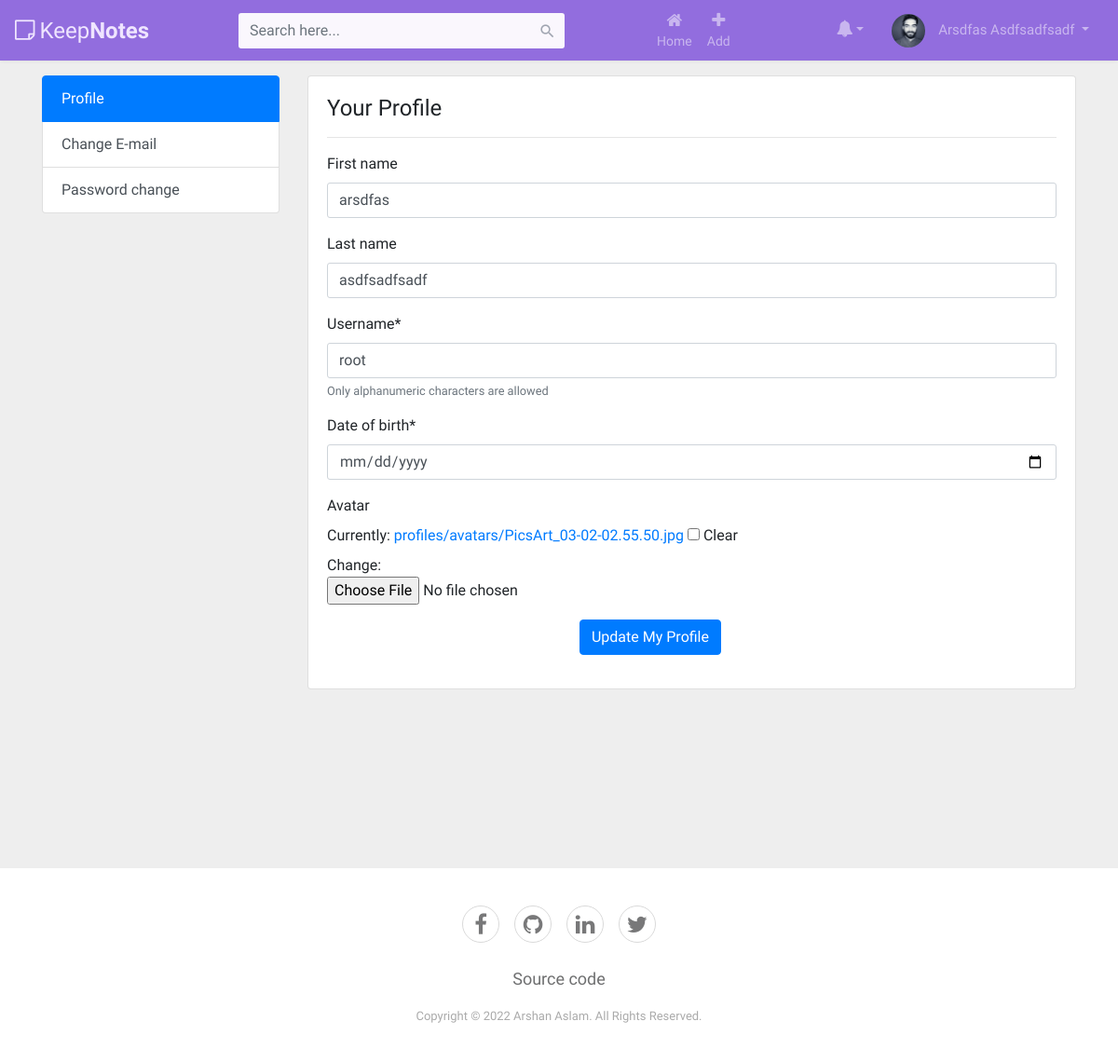
The page /accoun/1/update/ (signed in) on the database as committed earlier.
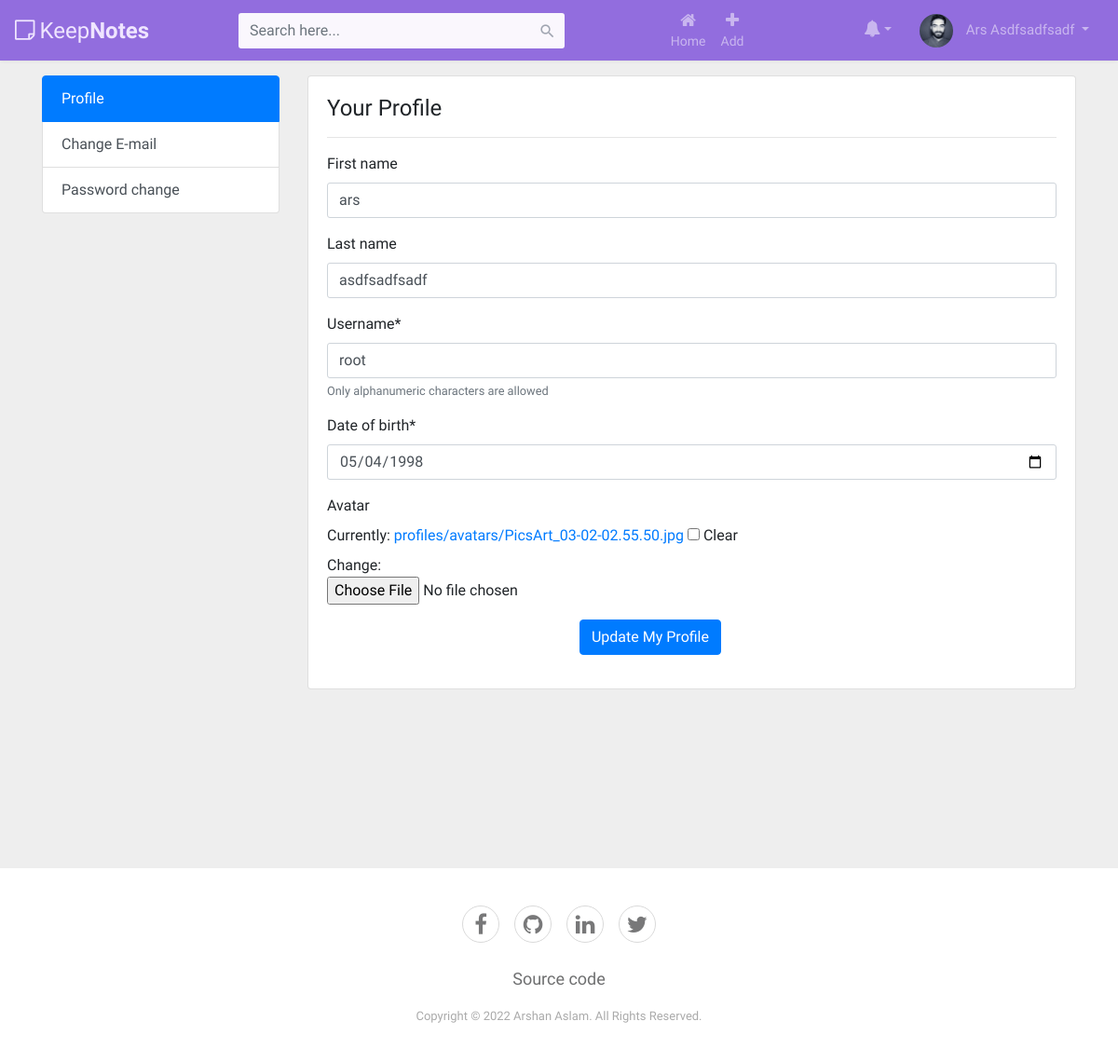
The same page on the database as committed later.
### accounts/models.py (models this page shows, shortened)
class User(AbstractUser):
    username_alphanumeric_validator = RegexValidator(r'^[0-9a-zA-Z]*$', 'Only alphanumeric characters are allowed.')
    username = models.CharField(
        _('username'),
        max_length=150,
        unique=True,
        help_text=_('Only alphanumeric characters are allowed'),
        validators=[username_alphanumeric_validator],
        error_messages={
            'unique': _("A user with that username already exists."),
        }
    )
    first_name = models.CharField(_('first name'), max_length=150, blank=True, null=False)
    last_name = models.CharField(_('last name'), max_length=150, blank=True, null=False)
    date_of_birth = models.DateField(_('date_of_birth'), max_length=150, blank=True, null=True)
    email = models.EmailField(unique=True)
    avatar = models.ImageField(upload_to="profiles/avatars/", default='default.png', null=True, blank=True)

### accounts/views.py (the view, shortened to what this page needs)
# urls.py: path('<int:pk>/update/', views.AccountUpdateView.as_view(), name='update_profile'),
class AccountUpdateView(LoginRequiredMixin, UserPassesTestMixin, SuccessMessageMixin, gen_views.UpdateView):
    model = User
    form_class = AccountUpdateForm
    template_name = 'accounts/profile_settings.html'
    success_message = 'You have update successfully'
    def test_func(self):
        object = self.get_object()
        if self.request.user.id == object.id:
            return True
        return False

### accounts/forms.py
class AccountUpdateForm(forms.ModelForm):
    date_of_birth = forms.DateField(validators=[age_validator],
                                    widget=NumberInput(
                                        attrs={'type': 'date',
                                               }))
    class Meta:
        model = User
        fields = ['first_name', 'last_name', 'username', 'date_of_birth', 'avatar']

### accounts/templates/accounts/profile_settings.html (shortened to what this page needs)
{% extends 'main/base_settings.html' %}
{% load crispy_forms_tags %}
{% block card %}
		        <div class="card-body">
		            <div class="row">
		                <div class="col-md-12">
		                    <h4>Your Profile</h4>
		                    <hr>
		                </div>
		            </div>
		            <div class="row">
		                <div class="col-md-12">
		                    <form method="POST" enctype="multipart/form-data">
                                {{ form|crispy }}
                              <div class="form-group row">
                                <div class="offset-4 col-8">
                                  <button name="submit" type="submit" class="btn btn-primary">Update My Profile</button>
                                </div>
                              </div>
                            </form>
		                </div>
		            </div>
		        </div>
                {% endblock card %}

### templates/main/base.html (shortened to what this page needs)
{% load static %}
<!DOCTYPE html>
<html lang="en">
<head>
    <link rel="stylesheet" href="https://stackpath.bootstrapcdn.com/bootstrap/4.5.0/css/bootstrap.min.css">
    <link rel="stylesheet" href="https://maxcdn.bootstrapcdn.com/font-awesome/4.7.0/css/font-awesome.min.css">
    <link rel="stylesheet" href="{% static "assets/keep_note/css/main.css" %}">
</head>
<body>
<nav class="navbar navbar-expand-xl navbar-dark bg-dark">
    <a href="{% if user.is_authenticated %}{% url 'author_notes_list' %}{% else %}{% url 'home' %}{% endif %}" class="navbar-brand"><i class="fa fa-sticky-note-o"></i>Keep<b>Notes</b></a>
    <div id="navbarCollapse" class="collapse navbar-collapse justify-content-start">
        {% if user.is_authenticated %}
            <form action="{% url 'search_results' %}" method="get" class="navbar-form form-inline">
                <div class="input-group search-box">
                    <input type="text" name="q" id="search" class="form-control" placeholder="Search here...">
                    <span class="input-group-addon"><i class="material-icons">&#xE8B6;</i></span>
                </div>
            </form>
            <div class="navbar-nav ml-auto">
                <a href="{% url 'author_notes_list' %}" class="nav-item nav-link"><i
                        class="fa fa-home"></i><span>Home</span></a>
                <a href="{% url 'note_create' %}" class="nav-item nav-link"><i
                        class="fa fa-plus"></i><span>Add</span></a>
            </div>
            <div class="navbar-nav ml-auto">
                <div class="nav-item dropdown">
                    <a href="#" data-toggle="dropdown" class="nav-item nav-link dropdown-toggle user-action"><i
                            class="fa fa-bell"></i></a>
                </div>
            </div>
            </div>
            <div class="navbar-nav ml-auto">
                <div class="nav-item dropdown">
                    <a href="#" data-toggle="dropdown" class="nav-item nav-link dropdown-toggle user-action"><img
                            src="{{ user.avatar.url }}" class="avatar"
                            alt="{% if user.first_name %}{{ user.first_name|title }}{% endif %}
                                {% if user.last_name %}{{ user.last_name|title }}{% endif %}">
                        {% if user.first_name %}{{ user.first_name|title }}{% endif %}
                        {% if user.last_name %}{{ user.last_name|title }}{% endif %}
                    </a>
                </div>
            </div>
        {% else %}
            <div class="navbar-nav ml-auto action-buttons">
                <a href="{% url 'account_login' %}" class="btn nav-link  mr-4">Login</a>
                <a href="{% url 'account_signup' %}" class="btn btn-primary sign-up-btn ">Sign up</a>
            </div>
        {% endif %}
</nav>
{% block content %}
{% endblock content %}
<br>
<br>
<br>
<br>
<br>
<br>
<br>
<br>
<div class="footer-basic">
        <footer>
            <div class="social"><a href="https://www.facebook.com/arshanaslam1"><i class="fa fa-facebook"></i></a><a href="https://github.com/arshanaslam1"><i class="fa fa-github"></i></a><a href="https://www.linkedin.com/in/arshanaslam1/"><i class="fa fa-linkedin"></i></a><a href="https://twitter.com/arshanaslam1"><i class="fa fa-twitter"></i></a></div>
            <ul class="list-inline">
                <li class="list-inline-item"><a href="https://github.com/arshanaslam1/keep-notes">Source code</a></li>
            </ul>
            <p class="copyright">Copyright © 2022 Arshan Aslam. All Rights Reserved.</p>
        </footer>
    </div>
</body>
</html>

Rows that differ between the two databases and show on the page:
changed User "Asdfsadfsadf": first_name "Arsdfas" → "Ars"; first_name "arsdfas" → "ars"; date_of_birth (not shown) → "05/04/1998"
